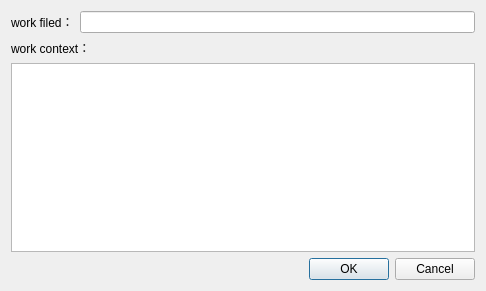
<?xml version="1.0" encoding="UTF-8"?>
<ui version="4.0">
 <class>RecordWorkDialog</class>
 <widget class="QDialog" name="RecordWorkDialog">
  <property name="geometry">
   <rect>
    <x>0</x>
    <y>0</y>
    <width>486</width>
    <height>291</height>
   </rect>
  </property>
  <property name="windowTitle">
   <string>Dialog</string>
  </property>
  <layout class="QGridLayout" name="gridLayout">
   <item row="0" column="0">
    <widget class="QLabel" name="label">
     <property name="text">
      <string>work filed：</string>
     </property>
    </widget>
   </item>
   <item row="0" column="1">
    <widget class="QLineEdit" name="lineEdit"/>
   </item>
   <item row="1" column="0" colspan="2">
    <widget class="QLabel" name="label_2">
     <property name="text">
      <string>work context：</string>
     </property>
    </widget>
   </item>
   <item row="2" column="0" colspan="2">
    <widget class="QTextEdit" name="textEdit"/>
   </item>
   <item row="3" column="1">
    <widget class="QDialogButtonBox" name="buttonBox">
     <property name="orientation">
      <enum>Qt::Horizontal</enum>
     </property>
     <property name="standardButtons">
      <set>QDialogButtonBox::Cancel|QDialogButtonBox::Ok</set>
     </property>
    </widget>
   </item>
  </layout>
 </widget>
 <resources/>
 <connections>
  <connection>
   <sender>buttonBox</sender>
   <signal>accepted()</signal>
   <receiver>RecordWorkDialog</receiver>
   <slot>accept()</slot>
   <hints>
    <hint type="sourcelabel">
     <x>248</x>
     <y>254</y>
    </hint>
    <hint type="destinationlabel">
     <x>157</x>
     <y>274</y>
    </hint>
   </hints>
  </connection>
  <connection>
   <sender>buttonBox</sender>
   <signal>rejected()</signal>
   <receiver>RecordWorkDialog</receiver>
   <slot>reject()</slot>
   <hints>
    <hint type="sourcelabel">
     <x>316</x>
     <y>260</y>
    </hint>
    <hint type="destinationlabel">
     <x>286</x>
     <y>274</y>
    </hint>
   </hints>
  </connection>
 </connections>
</ui>
